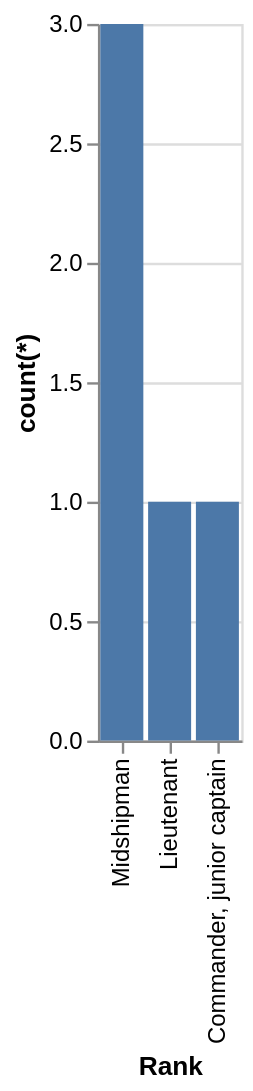

The Vega-Lite source for this figure:
### Vega-Lite specification from a JSON file in a GitHub repository (floating-point values rounded to 4 significant figures)
{"data": {"values": [{"x_data": "Midshipman", "y_data": 3}, {"x_data": "Lieutenant", "y_data": 1}, {"x_data": "Commander, junior captain", "y_data": 1}]}, "mark": "bar", "encoding": {"x": {"field": "x_data", "type": "nominal", "title": "Rank", "sort": {"op": "sum", "field": "y_data", "order": "descending"}}, "y": {"field": "y_data", "type": "quantitative", "title": "count(*)"}}}
